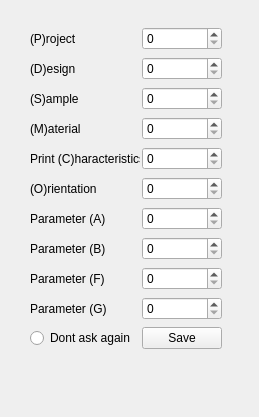
<?xml version="1.0" encoding="UTF-8"?>
<ui version="4.0">
 <class>Savebynumber</class>
 <widget class="QWidget" name="Savebynumber">
  <property name="geometry">
   <rect>
    <x>0</x>
    <y>0</y>
    <width>259</width>
    <height>417</height>
   </rect>
  </property>
  <property name="windowTitle">
   <string>Savebynumber</string>
  </property>
  <widget class="QWidget" name="gridLayoutWidget">
   <property name="geometry">
    <rect>
     <x>30</x>
     <y>20</y>
     <width>192</width>
     <height>341</height>
    </rect>
   </property>
   <layout class="QGridLayout" name="gridLayout">
    <property name="horizontalSpacing">
     <number>2</number>
    </property>
    <property name="verticalSpacing">
     <number>0</number>
    </property>
    <item row="3" column="0">
     <widget class="QLabel" name="Label_Material">
      <property name="text">
       <string>(M)aterial</string>
      </property>
     </widget>
    </item>
    <item row="9" column="1">
     <widget class="QSpinBox" name="spinBox_GPara"/>
    </item>
    <item row="9" column="0">
     <widget class="QLabel" name="Label_GPara">
      <property name="text">
       <string>Parameter (G)</string>
      </property>
     </widget>
    </item>
    <item row="7" column="1">
     <widget class="QSpinBox" name="spinBox_BPara"/>
    </item>
    <item row="0" column="0">
     <widget class="QLabel" name="Label_Project">
      <property name="text">
       <string>(P)roject</string>
      </property>
     </widget>
    </item>
    <item row="7" column="0">
     <widget class="QLabel" name="Label_BPara">
      <property name="text">
       <string>Parameter (B)</string>
      </property>
     </widget>
    </item>
    <item row="1" column="0">
     <widget class="QLabel" name="Label_Design">
      <property name="text">
       <string>(D)esign</string>
      </property>
     </widget>
    </item>
    <item row="1" column="1">
     <widget class="QSpinBox" name="spinBox_Design"/>
    </item>
    <item row="4" column="1">
     <widget class="QSpinBox" name="spinBox_Characteristics"/>
    </item>
    <item row="2" column="0">
     <widget class="QLabel" name="Label_Sample">
      <property name="text">
       <string>(S)ample</string>
      </property>
     </widget>
    </item>
    <item row="8" column="0">
     <widget class="QLabel" name="Label_FPara">
      <property name="text">
       <string>Parameter (F)</string>
      </property>
     </widget>
    </item>
    <item row="2" column="1">
     <widget class="QSpinBox" name="spinBox_Sample"/>
    </item>
    <item row="5" column="1">
     <widget class="QSpinBox" name="spinBox_Orientation"/>
    </item>
    <item row="4" column="0">
     <widget class="QLabel" name="Label_Characteristics">
      <property name="text">
       <string>Print (C)haracteristics</string>
      </property>
     </widget>
    </item>
    <item row="6" column="1">
     <widget class="QSpinBox" name="spinBox_APara"/>
    </item>
    <item row="0" column="1">
     <widget class="QSpinBox" name="spinBox_Project"/>
    </item>
    <item row="5" column="0">
     <widget class="QLabel" name="Label_Orientation">
      <property name="text">
       <string>(O)rientation</string>
      </property>
     </widget>
    </item>
    <item row="3" column="1">
     <widget class="QSpinBox" name="spinBox_Material"/>
    </item>
    <item row="8" column="1">
     <widget class="QSpinBox" name="spinBox_FPara"/>
    </item>
    <item row="6" column="0">
     <widget class="QLabel" name="Label_APara">
      <property name="text">
       <string>Parameter (A)</string>
      </property>
     </widget>
    </item>
    <item row="10" column="1">
     <widget class="QPushButton" name="pushButton_Save">
      <property name="text">
       <string>Save</string>
      </property>
     </widget>
    </item>
    <item row="10" column="0">
     <widget class="QRadioButton" name="radioButton_member">
      <property name="text">
       <string>Dont ask again</string>
      </property>
     </widget>
    </item>
   </layout>
  </widget>
 </widget>
 <resources/>
 <connections>
  <connection>
   <sender>pushButton_Save</sender>
   <signal>clicked()</signal>
   <receiver>Savebynumber</receiver>
   <slot>close()</slot>
   <hints>
    <hint type="sourcelabel">
     <x>110</x>
     <y>405</y>
    </hint>
    <hint type="destinationlabel">
     <x>108</x>
     <y>233</y>
    </hint>
   </hints>
  </connection>
 </connections>
</ui>
